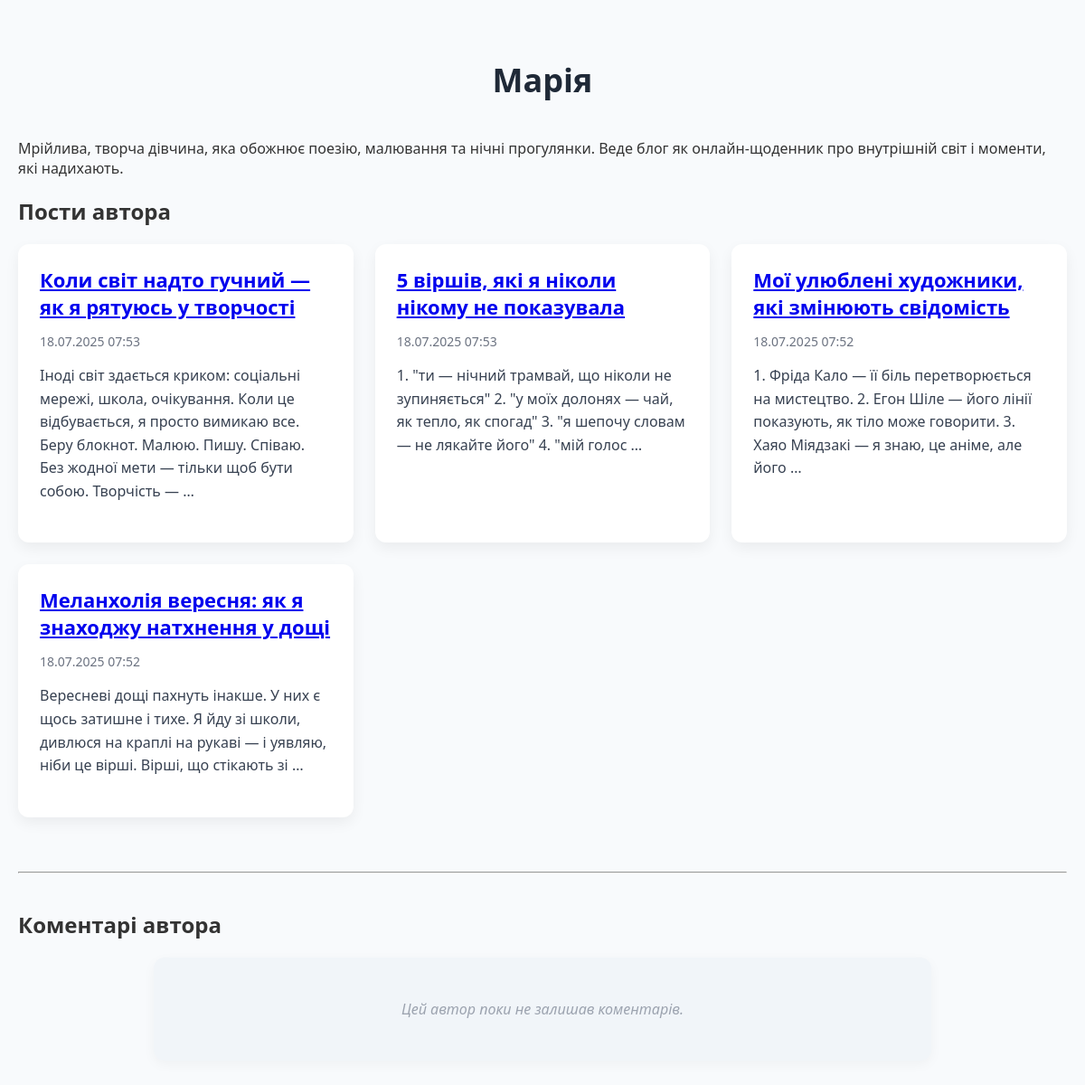
Before: /author/3/posts/ with the older database file.
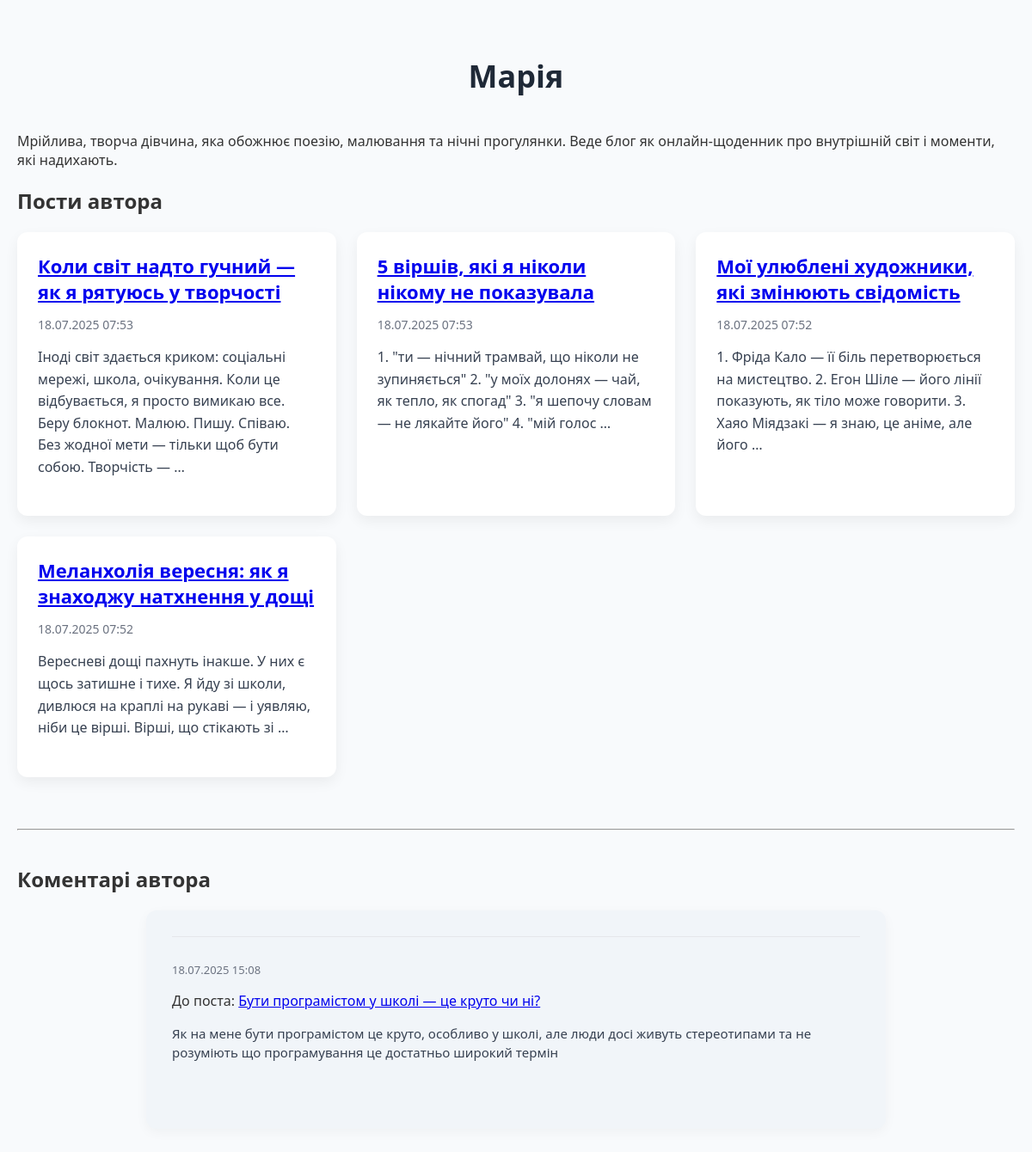
After: the same page with the newer database file.
### blog/models.py (models this page shows, shortened)
class Post(models.Model):
    title = models.CharField(max_length = 50)
    content = models.TextField()
    published_date = models.DateTimeField(auto_now_add = True)
    author = models.ForeignKey(Author, on_delete=models.CASCADE, related_name="posts")

class Comment(models.Model):
    post = models.ForeignKey(Post, on_delete = models.CASCADE, related_name = "comments")
    author = models.ForeignKey(Author, on_delete = models.CASCADE)
    text = models.TextField()
    created_date = models.DateTimeField(auto_now_add = True)

### blog/views.py (the view)
# urls.py: path('author/<int:author_id>/posts/', views.author, name='author')
def author(request, author_id):
    author = get_object_or_404(Author, pk=author_id)
    posts = Post.objects.filter(author=author).order_by('-published_date')
    comments = Comment.objects.filter(author=author).order_by('-created_date')
    return render(request, 'author.html', {
        'author': author,
        'posts': posts,
        'comments': comments
    })

### blog/templates/author.html (shortened to what this page needs)
{% load static %}
<!DOCTYPE html>
<html>
<head>
    <link rel="stylesheet" href="{% static 'style.css' %}">
</head>
<body>
    <div class="author-card">
        <h1 class="author-name">{{ author.name }}</h1>
        <p class="author-bio">{{ author.bio }}</p>
    </div>
    <h2 class="author-posts-title">Пости автора</h2>
    <div class="posts">
        {% for post in posts %}
            <div class="post-card">
                <h2 class="post-title">
                    <a href="{% url 'post' post.pk %}">{{ post.title }}</a>
                </h2>
                <p class="post-date">{{ post.published_date|date:"d.m.Y H:i" }}</p>
                <p class="post-content">{{ post.content|truncatewords:30 }}</p>
            </div>
        {% empty %}
            <p style="text-align: center;">Цей автор поки не має постів.</p>
        {% endfor %}
    </div>
    <hr style="margin: 60px 0 40px;">
    <h2 class="author-posts-title">Коментарі автора</h2>
    <div class="comments-section" style="max-width: 800px; margin: 0 auto;">
        {% if comments %}
            {% for comment in comments %}
                <div class="comment-card">
                    <p class="comment-date">{{ comment.created_date|date:"d.m.Y H:i" }}</p>
                    <p class="comment-post">
                        До поста: <a href="{% url 'post' comment.post.pk %}">{{ comment.post.title }}</a>
                    </p>
                    <div class="comment-text">{{ comment.text|linebreaks }}</div>
                </div>
            {% endfor %}
        {% else %}
            <p class="no-comments">Цей автор поки не залишав коментарів.</p>
        {% endif %}
    </div>
</body>
</html>

Changed rows visible on the page:
added Comment: created_date "18.07.2025 15:08", post "Бути програмістом у школі — це круто чи ні?", text "Як на мене бути програмістом це круто, особливо у школі, але люди досі живуть стереотипами та не розуміють що програмування це достатньо широкий термін"
Other visible differences:
text no longer shown: "Цей автор поки не залишав коментарів."
